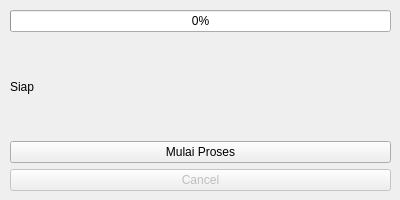
<?xml version="1.0" encoding="UTF-8"?>
<ui version="4.0">
 <class>ProgressApp</class>
 <widget class="QWidget" name="ProgressApp">
  <property name="geometry">
   <rect>
    <x>0</x>
    <y>0</y>
    <width>400</width>
    <height>200</height>
   </rect>
  </property>
  <property name="windowTitle">
   <string>Progress Bar Demo</string>
  </property>
  <widget class="QWidget" name="layoutWidget">
   <property name="geometry">
    <rect>
     <x>10</x>
     <y>10</y>
     <width>381</width>
     <height>181</height>
    </rect>
   </property>
   <layout class="QVBoxLayout" name="layout">
    <item>
     <widget class="QProgressBar" name="progress">
      <property name="value">
       <number>0</number>
      </property>
     </widget>
    </item>
    <item>
     <widget class="QLabel" name="status_label">
      <property name="text">
       <string>Siap</string>
      </property>
     </widget>
    </item>
    <item>
     <widget class="QPushButton" name="start_btn">
      <property name="text">
       <string>Mulai Proses</string>
      </property>
     </widget>
    </item>
    <item>
     <widget class="QPushButton" name="cancel_btn">
      <property name="enabled">
       <bool>false</bool>
      </property>
      <property name="text">
       <string>Cancel</string>
      </property>
     </widget>
    </item>
   </layout>
  </widget>
 </widget>
 <resources/>
 <connections/>
</ui>
